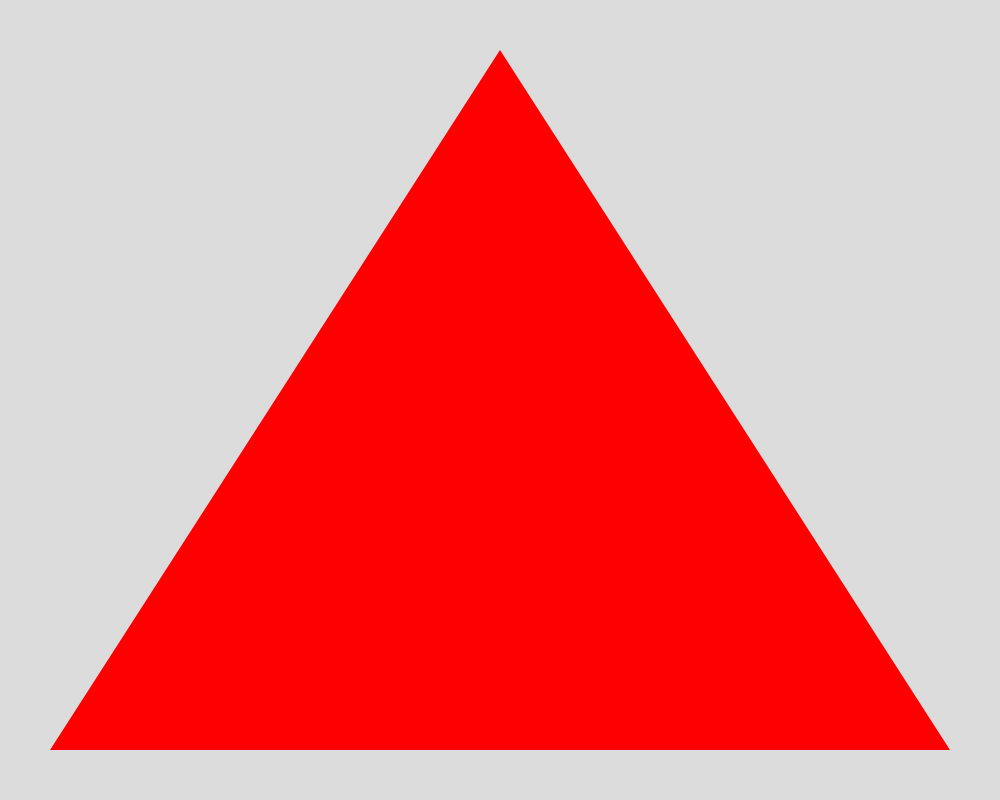
Frame 1 (no input)
Frame 60 (no input): identical to frame 1, image omitted
Frame 120 (the mouse pressed at the canvas centre since frame 60): identical to frame 1, image omitted

The p5.js sketch that drew this single still picture (run headless with seeded random() and noise() and a simulated clock; from frame 60 on, the mouse is pressed at the canvas centre):

// p5.js sketch
// ── sketch.js
// Sierpinski Triangle

let triangleVertices = [
  {x: 500, y: 50},
  {x: 50, y: 750},
  {x: 950, y: 750}
];

let theColors = ["red", "blue", "green", "black", "yellow", "purple", "orange", "brown"];
let depth = 0;

function setup() {
  createCanvas(1000, 800);
  noStroke();
}

function draw() {
  background(220);
  sierpinski(triangleVertices, depth);
}

function moussePressed() {
  if (depth < 7) {
    depth ++;
  }
}

function sierpinski(points, depth) {
  fill(theColors[depth]);
  triangle(points[0].x, points[0].y, points[1].x, points[1].y, points[2].x, points[2].y);

  if (depth > 0) {
    // draw the bottom left triangle
    sierpinski([getMidpoint(points[0], points[1]), points[1], getMidpoint(points[1], points[2])], depth - 1);

    //draw bottom right triangle
    sierpinski([getMidpoint(points[0], points[2]), getMidpoint(points[1], points[2]), points[2]], depth - 1);

    // draw top triangle
    sierpinski([points[0], getMidpoint(points[0], points[1]), getMidpoint(points[0], points[2])], depth - 1);
  }
}

function getMidpoint(point1, point2) {
  let xDiff = point1.x + point2.x;
  let yDiff = point1.y + point2.y;
  let theMidpoint = {x: xDiff/2, y: yDiff/2};
  return theMidpoint;
}
